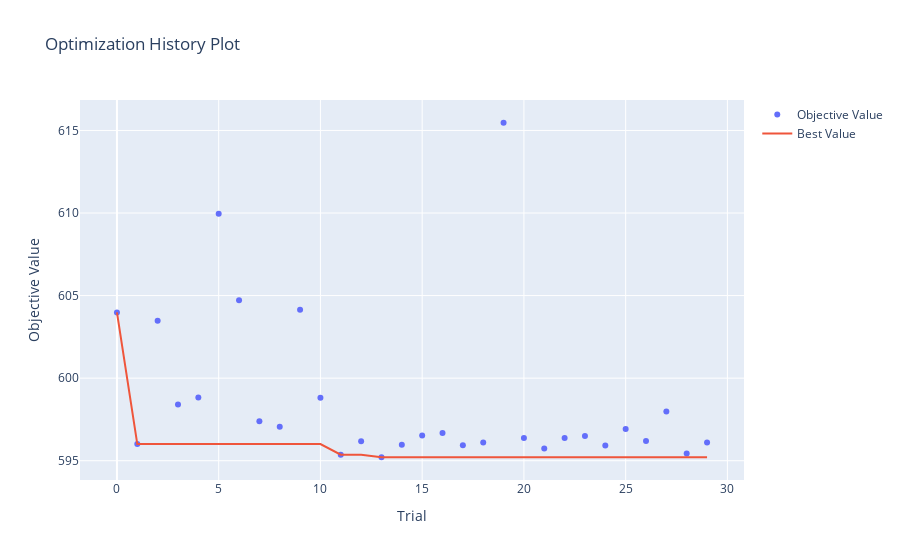

Write notebook code for a chart like this one.
### Code cell
# 하이퍼파라미터 최적화 과정을 확인
optuna.visualization.plot_optimization_history(study_cat)

### Figure 1 — Plotly figure (JSON) as saved in the notebook; plotly's stock layout.template omitted (floating-point values rounded to 4 significant figures)
{"data": [{"mode": "markers", "name": "Objective Value", "type": "scatter", "x": [0, 1, 2, 3, 4, 5, 6, 7, 8, 9, 10, 11, 12, 13, 14, 15, 16, 17, 18, 19, 20, 21, 22, 23, 24, 25, 26, 27, 28, 29], "y": [604.0, 596.0, 603.5, 598.4, 598.8, 610.0, 604.7, 597.4, 597.1, 604.1, 598.8, 595.4, 596.2, 595.2, 596.0, 596.5, 596.7, 595.9, 596.1, 615.5, 596.4, 595.7, 596.4, 596.5, 595.9, 596.9, 596.2, 598.0, 595.4, 596.1]}, {"mode": "lines", "name": "Best Value", "type": "scatter", "x": [0, 1, 2, 3, 4, 5, 6, 7, 8, 9, 10, 11, 12, 13, 14, 15, 16, 17, 18, 19, 20, 21, 22, 23, 24, 25, 26, 27, 28, 29], "y": [604.0, 596.0, 596.0, 596.0, 596.0, 596.0, 596.0, 596.0, 596.0, 596.0, 596.0, 595.4, 595.4, 595.2, 595.2, 595.2, 595.2, 595.2, 595.2, 595.2, 595.2, 595.2, 595.2, 595.2, 595.2, 595.2, 595.2, 595.2, 595.2, 595.2]}, {"marker": {"color": "#cccccc"}, "mode": "markers", "name": "Infeasible Trial", "showlegend": false, "type": "scatter", "x": [], "y": []}], "layout": {"title": {"text": "Optimization History Plot"}, "xaxis": {"title": {"text": "Trial"}}, "yaxis": {"title": {"text": "Objective Value"}}}}
